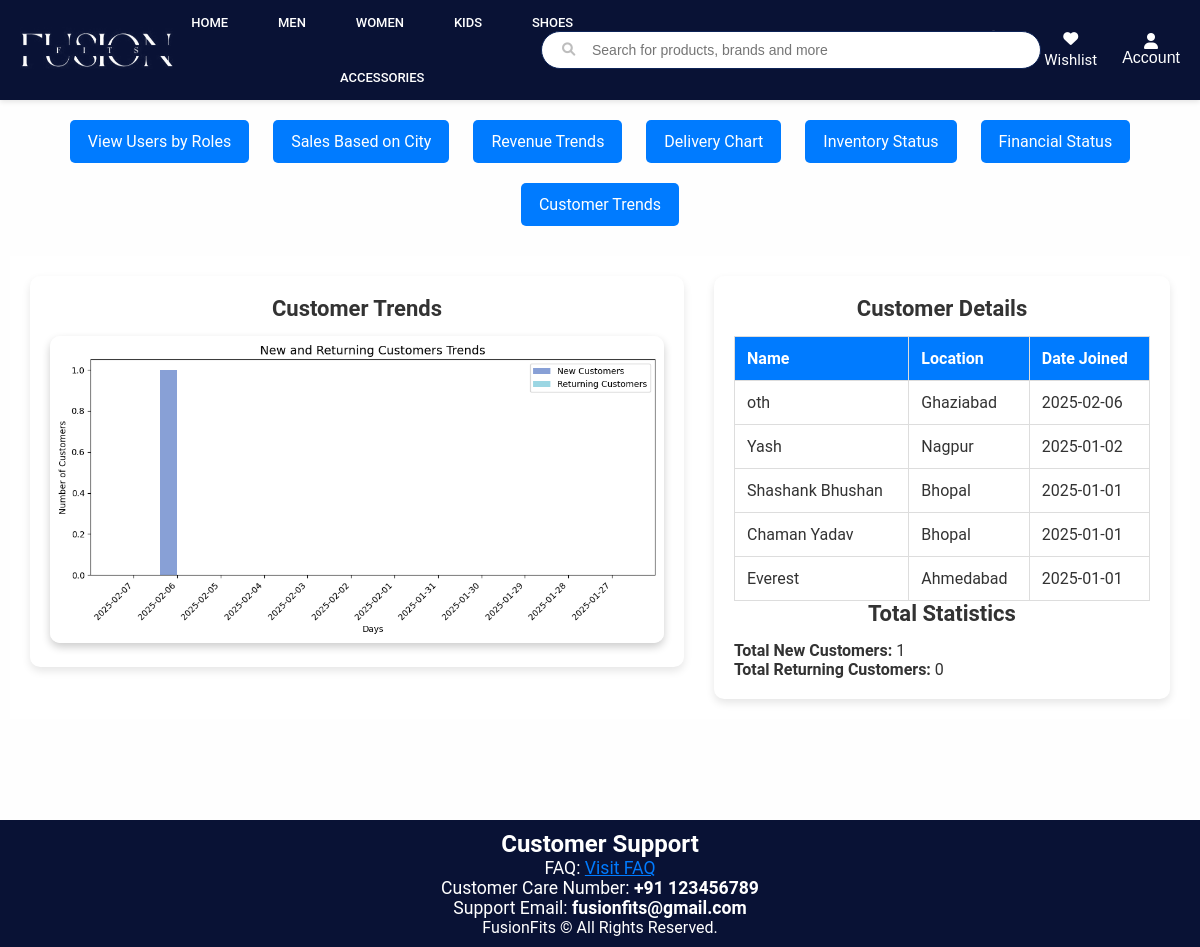
Page /visualization/customer_trends on the earlier database version.
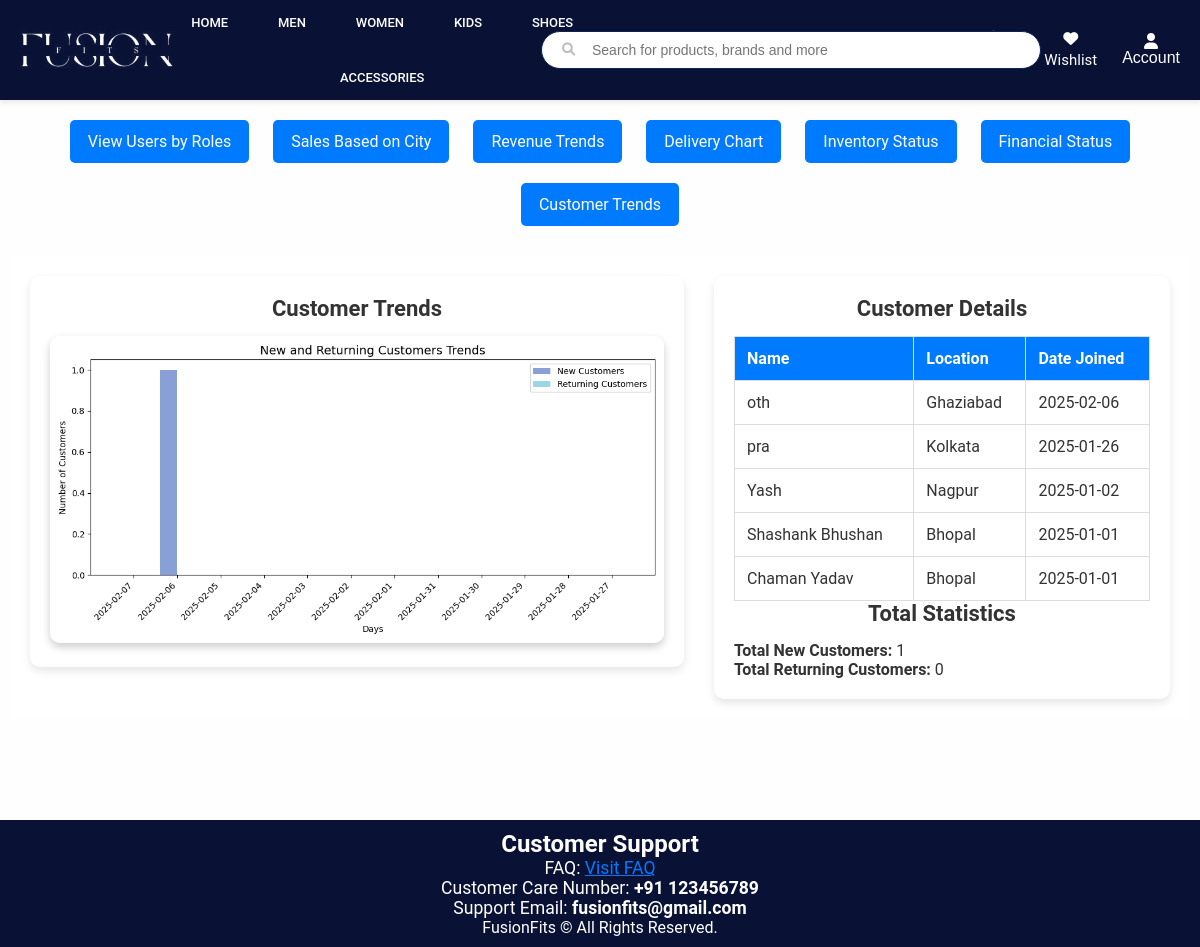
Same page on the later database version.
### app/models.py (models this page shows, shortened)
class User(UserMixin, db.Model):
    id = db.Column(db.Integer, primary_key=True)
    username = db.Column(db.String(50), nullable=False)
    email = db.Column(db.String(100), unique=True, nullable=False)
    password = db.Column(db.String(255), nullable=False)
    role = db.Column(db.String(20), nullable=False)
    contact = db.Column(db.String(20), nullable=False)
    address = db.Column(db.String(200), nullable=False)
    city = db.Column(db.String(100), nullable=False)
    dob = db.Column(db.Date, nullable=False)
    reset_token = db.Column(db.String(128), nullable=True)

### app/visualization.py (the view)
@visualization.route("/customer_trends")
def customer_trends():
    today = datetime.today()
    days = [(today - timedelta(days=i)).strftime('%Y-%m-%d') for i in range(12)]  # Last 12 days
    new_customers_data = (
        db.session.query(User.dob, db.func.count(User.id))
        .filter(User.dob >= today - timedelta(days=12))
        .group_by(User.dob)
        .all()
    )
    returning_customers_data = (
        db.session.query(OrderDetails.order_date, db.func.count(OrderDetails.user_id))
        .filter(OrderDetails.order_date >= today - timedelta(days=12))
        .group_by(OrderDetails.order_date)
        .all()
    )
    new_customers = {str(date): count for date, count in new_customers_data}
    returning_customers = {str(date): count for date, count in returning_customers_data}
    new_customers_list = [new_customers.get(day, 0) for day in days]
    returning_customers_list = [returning_customers.get(day, 0) for day in days]
    plt.figure(figsize=(10, 5))
    bar_width = 0.4
    x_indices = range(len(days))
    plt.bar(x_indices, new_customers_list, width=bar_width, label="New Customers", color="#6a89cc", alpha=0.8)
    plt.bar([x + bar_width for x in x_indices], returning_customers_list, width=bar_width, label="Returning Customers", color="#82ccdd", alpha=0.8)
    plt.title("New and Returning Customers Trends", fontsize=14)
    plt.xlabel("Days")
    plt.ylabel("Number of Customers")
    plt.xticks([x + bar_width / 2 for x in x_indices], days, rotation=45, ha="right")
    plt.legend()
    plt.tight_layout()
    buffer = io.BytesIO()
    plt.savefig(buffer, format="png")
    buffer.seek(0)
    chart_base64 = base64.b64encode(buffer.getvalue()).decode("utf-8")
    buffer.close()
    new_customers_details = (
        db.session.query(User.username, User.city, User.dob)
        .order_by(User.dob.desc())
        .limit(5)
        .all()
    )
    new_customers_details = [
        {"name": user.username, "location": user.city, "date_joined": user.dob} for user in new_customers_details
    ]
    total_new_customers = sum(new_customers_list)
    total_returning_customers = sum(returning_customers_list)
    return render_template(
        "Customer_trends.html",
        chart_base64=chart_base64,
        new_customers_details=new_customers_details,
        total_new_customers=total_new_customers,
        total_returning_customers=total_returning_customers,
    )

### app/templates/customer_trends.html (shortened to what this page needs)
<!DOCTYPE html>
<html lang="en">
<head>
</head>
<body>
    {% extends "home.html" %}
    {% block content %}
    <div class="form-container">
        <div class="button-container">
            <a href="/visualization/roles_chart" class="button">View Users by Roles</a>
            <a href="/visualization/sales_by_city" class="button">Sales Based on City</a>
            <a href="/visualization/revenue_trends" class="button">Revenue Trends</a>
            <a href="/visualization/delivery_chart" class="button">Delivery Chart</a>
            <a href="/visualization/inventory_status" class="button">Inventory Status</a>
            <a href="/visualization/financial_health" class="button">Financial Status</a>
            <a href="/visualization/customer_trends" class="button">Customer Trends</a>
        </div>
        <div class="content">
            <div class="chart-container">
                <h3>Customer Trends</h3>
                <img alt="Customer Trends">
            </div>
            <div class="table-container">
                <h3>Customer Details</h3>
                <table>
                    <tr>
                        <th>Name</th>
                        <th>Location</th>
                        <th>Date Joined</th>
                    </tr>
                    {% for customer in new_customers_details %}
                    <tr>
                        <td>{{ customer.name }}</td>
                        <td>{{ customer.location }}</td>
                        <td>{{ customer.date_joined.strftime('%Y-%m-%d') }}</td>
                    </tr>
                    {% endfor %}
                </table>
                <h3>Total Statistics</h3>
                <p><strong>Total New Customers:</strong> {{ total_new_customers }}</p>
                <p><strong>Total Returning Customers:</strong> {{ total_returning_customers }}</p>
            </div>
        </div>
    </div>
    {% endblock %}

### app/templates/home.html (shortened to what this page needs)
<!DOCTYPE html>
<html lang="en">
<head>
    <link rel="stylesheet" href="https://cdnjs.cloudflare.com/ajax/libs/font-awesome/6.0.0/css/all.min.css">
    <link rel="stylesheet" href="{{ url_for('static', filename='home.css') }}">
</head>
<body>
    <nav class="navbar">
        <div class="logo">
            <a href="/">
                <img src="{{ url_for('static', filename='videos/FUSIONFITS_LOGO.jpg') }}" alt="FusionFits Logo" ">
            </a>
        </div>
    <nav class="categories-nav">
            <ul >
                <li><a href="/" class="{% if request.path == '/' %}active{% endif %}">HOME</a></li>
                <li><a href="{{ url_for('main.gender_specific', gender='male') }}" class="{% if request.path.startswith('/gender/male') %}active{% endif %}">MEN</a></li>
                <li><a href="{{ url_for('main.gender_specific', gender='female') }}" class="{% if request.path.startswith('/gender/female') %}active{% endif %}">WOMEN</a></li>
                <li><a href="{{ url_for('main.category_specific', category='kids') }}" class="{% if request.path.startswith('/category/kids') %}active{% endif %}">KIDS</a></li>
                <li><a href="{{ url_for('main.category_specific', category='shoes') }}" class="{% if request.path.startswith('/category/shoes') %}active{% endif %}">SHOES</a></li>
                <li><a href="{{ url_for('main.category_specific', category='asccessory') }}" class="{% if request.path.startswith('/category/accessory') %}active{% endif %}">ACCESSORIES</a></li>
            </ul>
        </nav>
            <div class="search-container">
                <form action="{{ url_for('main.search') }}" method="get">
                    <input type="text" name="q" placeholder="Search for products, brands and more" value="{{ request.args.get('q', '') }}">
                    <button type="submit"><i class="fa fa-search"></i></button>
                </form>
            </div>
            <div class="navbar-buttons">
                <a href="{{ url_for('main.cart') }}" class="cart-btn">
                    <span>Cart</span>
                </a>
                <a href="{{ url_for('main.wishlist') }}" class="wishlist-btn">
                    <i class="fa fa-heart"></i>
                    <span>Wishlist</span>
                </a>
                <div class="dropdown navbar-right">
                    <button class="dropbtn">
                    <i class="fa fa-user"></i>
                    <span> Account </span>
                    </button>
                </div>
            </div>
    </nav>
    <main>
        {% block content %}{% endblock %}
    </main>
    <footer>
        <section id="support">
            <h2 style="text-align: center;">Customer Support</h2>
            <p style="text-align: center; font-size: 1.1em;">FAQ: <a href="{{ url_for('main.faq') }}" style="color: #007bff;">Visit FAQ</a></p>
            <p style="text-align: center; font-size: 1.1em;">Customer Care Number: <span style="font-weight: bold;">+91 123456789</span></p>
            <p style="text-align: center; font-size: 1.1em;">Support Email: <span style="font-weight: bold;">fusionfits@gmail.com</span></p>
        </section>
               <p>FusionFits &copy; All Rights Reserved.</p>
</body>
</html>

### app/static/home.css (style rules this page uses)
* { margin: 0; padding-top: 0; box-sizing: border-box; }
body { margin: 0; padding: 0; background-color: #f4f4f4; color: #333; */ }
.logo img { height: 50px; width: auto; filter: invert(1); mix-blend-mode: screen; }
main { min-height: 90vh; padding: 20px; margin-top: 100px; display: flex; justify-content: center; }
.categories-nav { background-color:#091235; display: flex; justify-content: center; flex-wrap: wrap; margin-right: -50px; }
.categories-nav ul { list-style: none; display: flex; justify-content: space-evenly; padding: 0.5rem; margin-bottom: 0px; gap: 40px; flex-wrap: wrap; }
.categories-nav li { display: flex; color: #fff; font-weight: 500; font-size: 13px; transition: color 0.3s ease; }
.categories-nav a { text-decoration: none; color: #fff; font-weight: 500; font-size: 13px; transition: color 0.3s ease; }
.navbar { position: fixed; top: 0; left: 0; width: 100%; height: 100px; z-index: 1000; background-color: #091235; display: flex; align-items: center; justify-content: space-between; padding: 10px 20px; box-shadow: 0px 2px 5px rgba(0, 0, 0, 0.1); }
.search-container { position: relative; display: flex; align-items: center; background-color: #091234; }
.search-container input { padding: 10px 15px; padding-left: 50px; border: 1px solid #0d2357; border-radius: 30px; width: 500px; outline: none; margin-right: -90px; font-size: 14px; }
.search-container button { position: absolute; left: 15px; top: 50%; transform: translateY(-50%); border: none; background: none; cursor: pointer; color:rgba(0, 0, 0, 0.26); }
.cart-btn, .wishlist-btn, .Account { text-decoration: none; color: white; gap: 5px; font-size: 15px; display: flex; flex-direction: column; align-items: center; justify-content: center; padding: 5px; transition: background-color 0.3s ease; }
.navbar-buttons { display: flex; justify-content: space-evenly; align-items: center; gap: 20px; margin-left: 30px; }
.navbar-buttons .dropdown .dropbtn { background: none; border: none; color: white; padding: 0; font-size: 1em; cursor: pointer; text-decoration: none; }
.dropbtn { display: flex; flex-direction: column; align-items: center; justify-content: center; background: none; border: none; cursor: pointer; color: white; font-size: 1em; padding: 8px 10px; transition: transform 0.2s ease; }
footer { background-color:#091235; color: white; text-align: center; padding: 10px 0; width: 100%; bottom: 0; left: 0; position: relative; }
main { min-height: 90vh; padding: 10px; }

Differences in the rows shown:
no longer on this page (row unchanged): User: name "Everest", location "Ahmedabad", date_joined "2025-01-01"
added User: name "pra", location "Kolkata", date_joined "2025-01-26"
